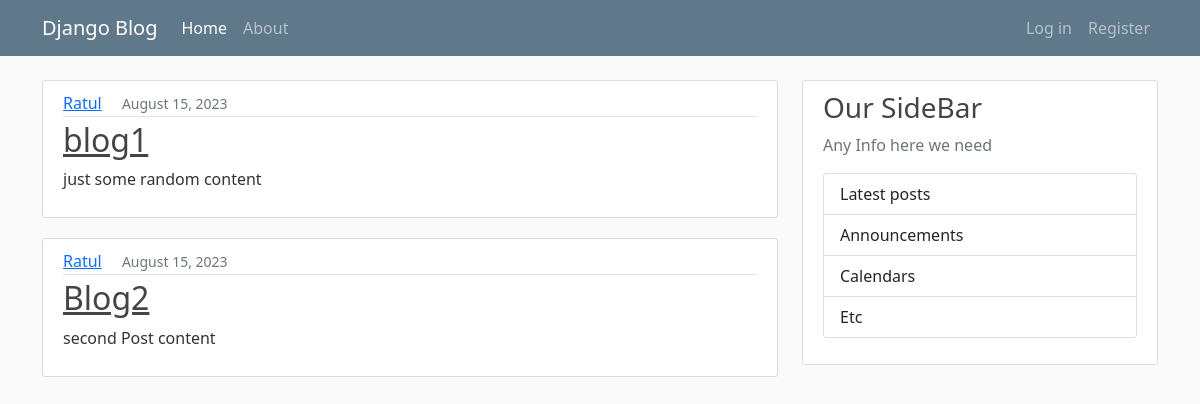
The app's page /, older data.
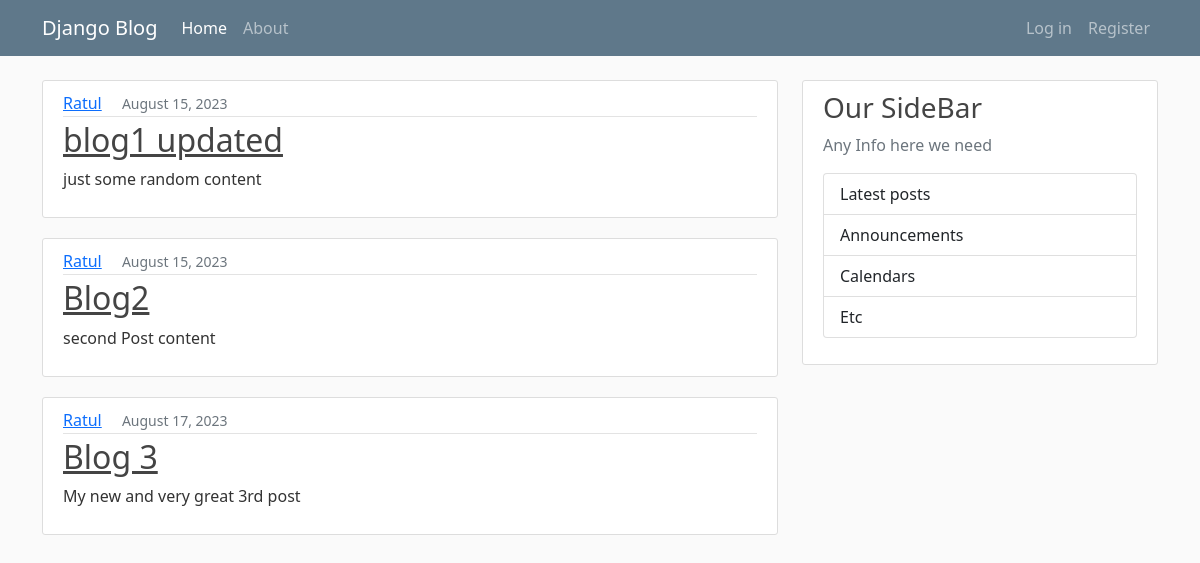
The same page, newer data.
### blog/models.py (models this page shows, shortened)
class Post(models.Model):
    title = models.CharField(max_length=100,default="empty content")
    content = models.TextField(default="empty content")
    date_posted = models.DateTimeField(default=timezone.now)
    author = models.ForeignKey(User, on_delete=models.CASCADE)

### blog/views.py (the view)
# urls.py: path('', views.home, name="blog-home"),
def home(req):
    context = {"posts": Post.objects.all()}
    return render(req, 'blog/home.html', context)

### blog/templates/blog/home.html
{% extends "blog/base.html" %}
{% block content %}
    {% for post in posts %}
         <article class="media content-section">
            <div class="media-body">
                <div class="article-metadata">
                    <a class="me-3 text-capitalize" href="#">{{ post.author }}</a>
                    <small class="text-muted" href="#">{{ post.date_posted|date:"F d, Y" }}</small>
                </div>
                <h2>
                    <a class="article-title" href="#">{{ post.title }}</a>
                </h2>
                <p class="article-content">{{ post.content }}</p>
            </div>
         </article>
    {% endfor %}
{% endblock content %}

### blog/templates/blog/base.html (shortened to what this page needs)
{% load static %}
<!doctype html>
<html lang="en">
<head>
    <link href="https://cdn.jsdelivr.net/npm/bootstrap@5.0.2/dist/css/bootstrap.min.css" rel="stylesheet">
    <link href="{% static 'blog/main.css' %}" rel="stylesheet"  type="text/css">
</head>
<body>
<nav class="navbar navbar-expand-md navbar-dark bg-steel fixed-top">
      <div class="container">
        <a class="navbar-brand" href="#">Django Blog</a>
        <div class="collapse navbar-collapse" id="navbarSupportedContent">
          <ul class="navbar-nav me-auto mb-2 mb-lg-0">
            <li class="nav-item">
              <a class="nav-link active" aria-current="page" href="{% url 'blog-home' %}">Home</a>
            </li>
            <li class="nav-item">
              <a class="nav-link" href="{% url 'blog-about' %}">About</a>
            </li>
          </ul>
            <ul class="navbar-nav ml-auto">
                {% if user.is_authenticated %}
                    <li class="nav-item">
                        <a class="nav-link" href="{% url 'profile' %}">Profile</a>
                    </li>
                    <li class="nav-item">
                        <a class="nav-link" href="{% url 'logout' %}">Log Out</a>
                    </li>
                {% else %}
                    <li class="nav-item">
                        <a class="nav-link" href="{% url 'login' %}">Log in</a>
                    </li>
                    <li class="nav-item">
                        <a class="nav-link" href="{% url "register" %}">Register</a>
                    </li>
                {% endif %}
            </ul>
        </div>
      </div>
    </nav>
    <main role="main" class="container">
        <div class="row">
            <div class="col-md-8">
                {% block content %} {% endblock %}
            </div>
            <div class="col-md-4">
                <div class="content-section">
                    <h3>Our SideBar</h3>
                    <p class="text-muted">Any Info here we need
                        <ul class="list-group">
                            <li class="list-group-item list group-item-light">Latest posts</li>
                            <li class="list-group-item list group-item-light">Announcements</li>
                            <li class="list-group-item list group-item-light">Calendars</li>
                            <li class="list-group-item list group-item-light">Etc</li>
                        </ul>
                    </p>
                </div>
            </div>
        </div>
    </main>
</body>
</html>

### blog/static/blog/main.css (style rules this page uses)
body { background: #fafafa; color: #333333; margin-top:5rem; }
h1, h2, h3, h4, h5, h6 { color: #444444; }
ul { margin: 0; }
.bg-steel { background-color: #5f788a; }
.content-section { background: #ffffff; padding: 10px 20px; border: 1px solid #dddddd; border-radius: 3px; margin-bottom: 20px; }
.article-title { color: #444444; }
.article-content { white-space: pre-line; }
.article-metadata { padding-bottom: 1px; margin-bottom: 4px; border-bottom: 1px solid #e3e3e3 }

Row changes from the older to the newer data that the page shows:
changed Post "just some random content": title "blog1" → "blog1 updated"
added Post: author "Ratul", date_posted "August 17, 2023", title "Blog 3", content "My new and very great 3rd post"
